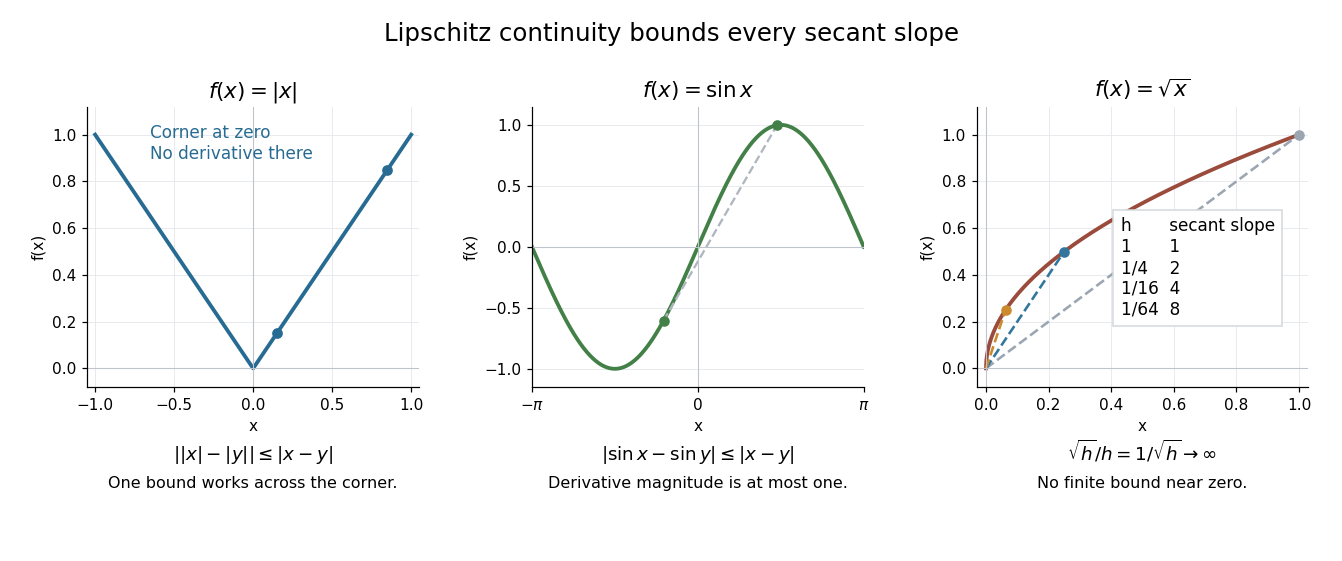

This figure's Python source:
"""Compare bounded secant slopes with the square-root cusp.

Tested with Python 3.14, NumPy 2.3.5 and Matplotlib 3.10.7.
Save an opaque white PNG with this script's basename in the working directory.
"""

from pathlib import Path

import matplotlib.pyplot as plt
import numpy as np


def main():
    # Check many pairs, including pairs crossing the absolute-value corner.
    grid = np.linspace(-3, 3, 301)
    differences = np.abs(grid[:, None] - grid[None, :])
    assert np.all(np.abs(np.abs(grid[:, None]) - np.abs(grid[None, :]))
                  <= differences + 1.e-14)
    assert np.all(np.abs(np.sin(grid[:, None]) - np.sin(grid[None, :]))
                  <= differences + 1.e-14)
    h = np.array([1., .25, .0625, .015625])
    ratios = np.sqrt(h) / h
    assert np.allclose(ratios, [1, 2, 4, 8])
    for radius in [1., 2., 4.]:
        x, y = radius, radius - 1.e-4
        ratio = abs(x*x-y*y) / abs(x-y)
        assert np.isclose(ratio, 2*radius-1.e-4)
    assert np.isclose(3*.01, .03) and np.isclose(5*.01, .05)

    fig, axes = plt.subplots(1, 3, figsize=(12.2, 5.1), dpi=110, facecolor='white')
    colors = ['#276b92', '#438048', '#9a4b3c']
    x = np.linspace(-1, 1, 501)
    axes[0].plot(x, np.abs(x), color=colors[0], lw=2.5)
    axes[0].plot([.15, .85], [.15, .85], 'o', color=colors[0], ms=6)
    axes[0].text(-.65, 1.045, 'Corner at zero\nNo derivative there', fontsize=11,
                 va='top', color=colors[0])
    axes[0].set(xlim=(-1.05, 1.05), ylim=(-.08, 1.12),
                title=r'$f(x)=|x|$', xlabel='x', ylabel='f(x)')
    axes[0].text(.5, -.26, r'$||x|-|y||\leq|x-y|$', transform=axes[0].transAxes,
                 ha='center', fontsize=12)
    axes[0].text(.5, -.36, 'One bound works across the corner.', transform=axes[0].transAxes,
                 ha='center', fontsize=10.5)

    x = np.linspace(-np.pi, np.pi, 501)
    axes[1].plot(x, np.sin(x), color=colors[1], lw=2.5)
    endpoints = np.array([-.65, 1.5])
    axes[1].plot(endpoints, np.sin(endpoints), color='#aeb6bf', ls='--', lw=1.5)
    axes[1].scatter(endpoints, np.sin(endpoints), color=colors[1], s=35, zorder=3)
    axes[1].set(xlim=(-np.pi, np.pi), ylim=(-1.15, 1.15),
                title=r'$f(x)=\sin x$', xlabel='x', ylabel='f(x)')
    axes[1].set_xticks([-np.pi, 0, np.pi], [r'$-\pi$', '0', r'$\pi$'])
    axes[1].text(.5, -.26, r'$|\sin x-\sin y|\leq|x-y|$', transform=axes[1].transAxes,
                 ha='center', fontsize=12)
    axes[1].text(.5, -.36, 'Derivative magnitude is at most one.', transform=axes[1].transAxes,
                 ha='center', fontsize=10.5)

    x = np.linspace(0, 1, 801)
    axes[2].plot(x, np.sqrt(x), color=colors[2], lw=2.5, label=r'$\sqrt{x}$')
    for value, slope, color in zip(h[:3], ratios[:3], ['#9ba6b2', '#32769e', '#cc8a2d']):
        axes[2].plot([0, value], [0, np.sqrt(value)], color=color, ls='--', lw=1.7)
        axes[2].scatter([value], [np.sqrt(value)], color=color, s=35, zorder=3)
    axes[2].set(xlim=(-.03, 1.03), ylim=(-.08, 1.12),
                title=r'$f(x)=\sqrt{x}$', xlabel='x', ylabel='f(x)')
    axes[2].text(.43, .23, 'h       secant slope\n1       1\n1/4    2\n1/16  4\n1/64  8',
                 fontsize=11, bbox={'facecolor': 'white', 'edgecolor': '#d3d8dd', 'pad': 5})
    axes[2].text(.5, -.26, r'$\sqrt{h}/h=1/\sqrt{h}\to\infty$',
                 transform=axes[2].transAxes, ha='center', fontsize=12)
    axes[2].text(.5, -.36, 'No finite bound near zero.', transform=axes[2].transAxes,
                 ha='center', fontsize=10.5)
    for ax in axes:
        ax.axhline(0, color='#bdc4cb', lw=.7)
        ax.axvline(0, color='#bdc4cb', lw=.7)
        ax.grid(color='#e6e9ec', lw=.6)
        ax.spines[['top', 'right']].set_visible(False)
        ax.title.set_fontsize(14)
    fig.suptitle('Lipschitz continuity bounds every secant slope', fontsize=16, y=.96)
    fig.subplots_adjust(left=.065, right=.975, bottom=.31, top=.81, wspace=.34)
    fig.savefig(Path.cwd() / Path(__file__).with_suffix('.png').name,
                facecolor='white', transparent=False)
    plt.close(fig)


if __name__ == '__main__':
    main()
